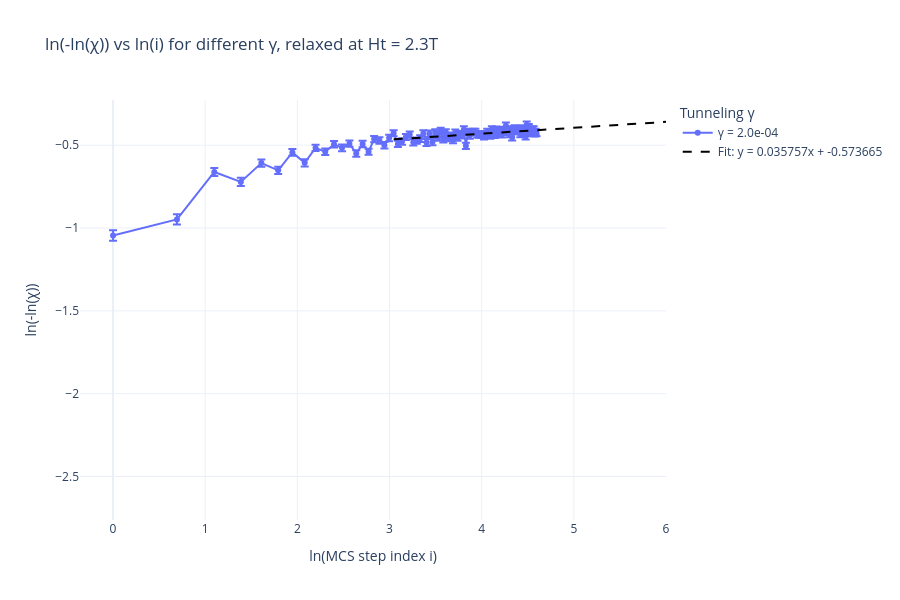

Write notebook code for a chart like this one.
### Code cell
# Filter out inf or NaN
df_fit = df_gamma.replace([np.inf, -np.inf], np.nan).dropna(subset=['ln_i', 'ln_ln_chi'])

# Keep only rows where ln(i) ≥ 2
df_fit = df_fit[df_fit['ln_i'] >= 3]

# Linear fit: ln_ln_chi = a * ln_i + b
coeffs = np.polyfit(df_fit['ln_i'], df_fit['ln_ln_chi'], 1)
a, b = coeffs

# Generate fit line
x_fit = np.linspace(df_fit['ln_i'].min(), 6, 200)
y_fit = a * x_fit + b

# Add best fit line to the plot
fig_lnln.add_trace(go.Scatter(
    x=x_fit,
    y=y_fit,
    mode='lines',
    name=f"Fit: y = {a:.6f}x + {b:.6f}",
    line=dict(dash='dash', color='black')
))

fig_lnln.show()
